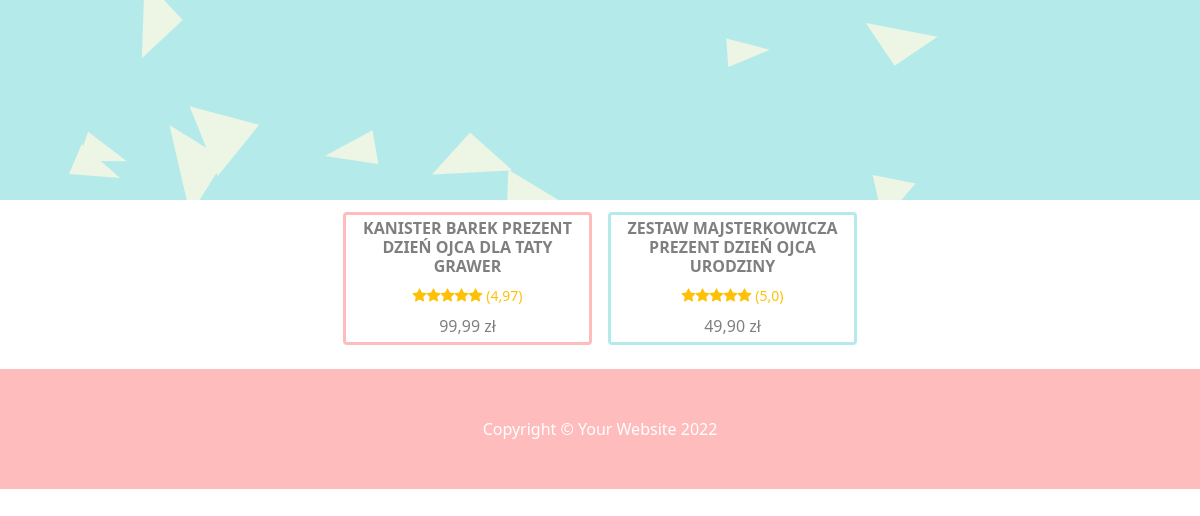
The page / on the database its author committed.
### okazje_app/models.py (models this page shows, shortened)
class Item(models.Model):
    title = models.CharField(max_length=256)
    image = models.ImageField(null=True, blank=True)
    image_thumbnail = models.ImageField(null=True, blank=True)
    image_url = models.URLField(null=True, blank=True)
    price = models.FloatField(null=True, blank=True)
    url = models.URLField()
    description = models.TextField(null=True, blank=True)
    rating = models.FloatField(null=True, blank=True)
    rating_count = models.IntegerField(null=True, blank=True)
    slug = models.SlugField(null=False, unique=True)
    created = models.DateTimeField(auto_now_add=True)

### okazje_app/views.py (the view)
# urls.py: path('', Items.as_view()),
class Items(ListView):
    model = Item
    template_name = 'okazje_app/okazje.html'
    context_object_name = 'okazje'
    paginate_by = PAGINATE_NUMBER

### okazje_app/templates/okazje_app/okazje.html (shortened to what this page needs)
{% extends 'base.html' %}
{% load static %}
{% block content %}
    <header class="py-0">
        <div
                class="p-0 text-center bg-image"
                style="
                        background-image: url({% static 'assets/bg.svg' %});
                        height: 200px;
                        "
        >
        </div>
    </header>
    <section class="py-2">
        <div class="container px-1 px-lg-5 mt-1">
            <div class="row gx-2 gx-lg-3 row-cols-2 row-cols-md-3 row-cols-xl-4 justify-content-center">
                {% for okazja in okazje %}
                    <div class="col mb-3">
                        <a class="text-decoration-none text-black-50" href="" data-bs-toggle="modal"
                           data-bs-target="#Modal"
                           onclick="setModalProperties(`{{ okazja.slug }}`, `{{ okazja.title }}`,
                                   `{{ okazja.description }}`,`{{ okazja.url }}`, `{{ okazja.price }}`,
                                   `{{ okazja.rating }}`, `{{ okazja.rating_count }}`)">
                            <div class="card h-100 " style="border-color:
                                    {% if okazja.id|divisibleby:2 %}#B5EAEA{% else %}#FFBCBC{% endif %}; border-width: medium">
                                <div class="card-body p-1">
                                    <div class="text-center">
                                        <h6 class="fw-bolder">{{ okazja.title }}</h6>
                                        {% if okazja.rating %}
                                            <div class="d-flex justify-content-center small text-warning mb-2">
                                                <div class="bi-star{% if okazja.rating >= 0.75 %}-fill
                                                    {% elif okazja.rating >= 0.25 and okazja.rating < 0.75 %}-half
                                                    {% endif %}">
                                                </div>
                                                <div class="bi-star{% if okazja.rating >= 1.75 %}-fill
                                                    {% elif okazja.rating >= 1.25 and okazja.rating < 1.75 %}-half
                                                    {% endif %}">
                                                </div>
                                                <div class="bi-star{% if okazja.rating >= 2.75 %}-fill
                                                    {% elif okazja.rating >= 2.25 and okazja.rating < 2.75 %}-half
                                                    {% endif %}">
                                                </div>
                                                <div class="bi-star{% if okazja.rating >= 3.75 %}-fill
                                                    {% elif okazja.rating >= 3.25 and okazja.rating < 3.75 %}-half
                                                    {% endif %}">
                                                </div>
                                                <div class="bi-star{% if okazja.rating >= 4.75 %}-fill
                                                    {% elif okazja.rating >= 4.25 and okazja.rating < 4.75 %}-half
                                                    {% endif %}">
                                                </div>
                                                <div>
                                                    &nbsp({% if okazja.rating and okazja.rating_count %}{{ okazja.rating }}{% endif %})
                                                </div>
                                            </div>
                                        {% endif %}
                                        {{ okazja.price|floatformat:2 }} zł
                                    </div>
                                </div>
                            </div>
                        </a>
                    </div>
                {% endfor %}
            </div>
        </div>
    </section>
    <footer class="py-5" style="background-color: #FFBCBC">
        <div class="container"><p class="m-0 text-center text-white">Copyright &copy; Your Website 2022</p></div>
    </footer>
{% endblock %}

### rows shown on the page
Item: title "KANISTER BAREK PREZENT DZIEŃ OJCA DLA TATY GRAWER", rating "4,97", price "99,99"
Item: title "ZESTAW MAJSTERKOWICZA PREZENT DZIEŃ OJCA URODZINY", rating "5,0", price "49,90"
